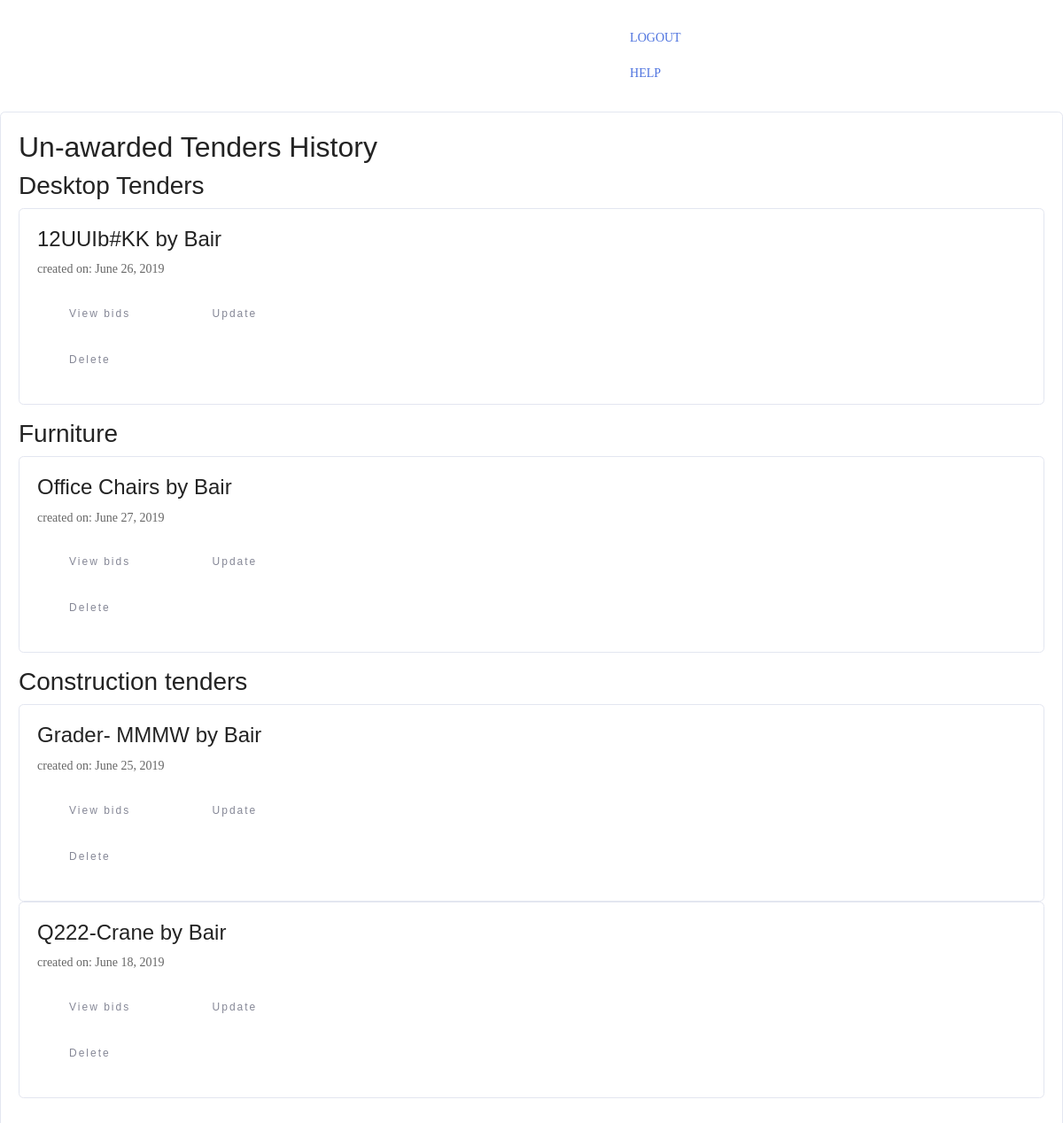
/create/tender_historya/ (signed in), run on the app's committed database.
### create_tender/models.py (models this page shows)
class Desktop_Tender(models.Model):
    user = models.ForeignKey("auth.User", on_delete=models.CASCADE)
    Product = models.CharField(max_length=120)
    Processor = models.CharField(max_length=120)
    Operating_system = models.CharField(max_length=80)
    Memory = models.CharField(max_length=100)
    Storage = models.CharField(max_length=100)
    Graphics = models.CharField(max_length=100)
    tender_award = models.CharField(max_length=10, default="No")
    date_created = models.DateField(auto_now=True)
    Quantity = models.PositiveIntegerField()
    is_active = models.CharField(max_length=10, default='Yes')
    def __str__(self):
        return f"{self.Product} by {self.user.profile.company_name}"
    class Meta:
        ordering = ['-date_created']

class FurnitureTender(models.Model):
    user = models.ForeignKey("auth.User", on_delete=models.CASCADE)
    Product = models.CharField(max_length=100)
    Dimensions = models.CharField(max_length=80)
    Material = models.CharField(max_length=80)
    Color = models.CharField(max_length=80)
    Quantity = models.PositiveIntegerField()
    tender_award = models.CharField(max_length=10, default="No")
    is_active = models.CharField(max_length=10, default='Yes')
    date_created = models.DateField(auto_now=True)
    def __str__(self):
        return f"{self.Product} by {self.user.profile.company_name}"
    class Meta:
        ordering = ['-date_created']

class ConstructionTender(models.Model):
    user = models.ForeignKey("auth.User", on_delete=models.CASCADE)
    Mod = models.CharField(max_length=80)
    Net_power = models.CharField(max_length=80)
    Electric = models.CharField(max_length=80)
    Engine = models.CharField(max_length=80, default="No")
    Operating_weight = models.CharField(max_length=80)
    Certification = models.CharField(max_length=80)
    Quantity = models.PositiveIntegerField()
    tender_award = models.CharField(max_length=10, default="No")
    date_created = models.DateField(auto_now=True)
    is_active = models.CharField(max_length=10, default='Yes')
    def __str__(self):
        return f"{self.Mod} by {self.user.profile.company_name}"
    class Meta:
        ordering = ['-date_created']

### core/models.py (models this page shows, shortened)
class Profile(models.Model):
    user = models.OneToOneField(User, on_delete=models.CASCADE)
    account_type = models.CharField(max_length=500, blank=False)
    company_name = models.CharField(max_length=30, blank=False)
    creationDate = models.DateField(auto_now=True)

### create_tender/views.py (the view)
@login_required
def my_tenders_a(request):
    awarded_tender = AcceptBid.objects.filter(bid_ID__Tender_ID__user=request.user)
    awarded_furn_tender = AcceptFurnBid.objects.filter(bid_ID__Tender_ID__user=request.user)
    awarded_const_tender = AcceptConstBid.objects.filter(bid_ID__Tender_ID__user=request.user)
    my_tender = Desktop_Tender.objects.filter(user=request.user, tender_award__exact="No")
    my_const_tender = ConstructionTender.objects.filter(user=request.user, tender_award__exact="No")
    my_furn_tender = FurnitureTender.objects.filter(user=request.user, tender_award__exact="No")
    context = {
        "acc_bids": awarded_tender,
        'acc_furn': awarded_furn_tender,
        'acc_const': awarded_const_tender,
        'my_tender': my_tender,
        'my_furn': my_const_tender,
        'my_const': my_furn_tender
    }
    return render(request, 'create_tender/tenderHistorya.html', context)

### templates/create_tender/tenderHistorya.html (shortened to what this page needs)
<html lang="en">
<head>
    {% load static %}
    <link href="{% static "create_tender/css/bootstrap.min.css" %}" rel="stylesheet">
    <link href="{% static "create_tender/css/main.css" %}" rel="stylesheet">
    <link href="{% static 'create_tender/vendor/mdi-font/css/material-design-iconic-font.min.css' %}" rel="stylesheet"
          media="all">
    <link rel="stylesheet" href="{% static 'home/assets/bootstrap/css/bootstrap.min.css' %}">
    <link rel="stylesheet" href="{% static 'home/assets/socicon/css/socicon.min.css' %}">
    <link rel="stylesheet" href="{% static 'home/assets/theme/css/style.css' %}">
    <link rel="stylesheet" href="{% static 'home/assets/animate.css/animate.min.css' %}">
</head>
<body>
<nav class="navbar navbar-dropdown bg-color transparent navbar-fixed-top">
    <div class="container">
        <div class="mbr-table">
            <div class="mbr-table-cell">
                <div class="navbar-brand">
                    <a class="mbr-iconfont mbr-iconfont-menu navbar-caption"
                       href="{% url 'buyerHome' %}">HOME</a>
                </div>
            </div>
            <div class="mbr-table-cell" style="padding: 15px">
                <div class="pull-xs-right nav navbar-nav navbar-toggleable-sm"
                     id="exCollapsingNavbar">
                    <a class="nav-link link" href="{% url 'logout' %}">LOGOUT</a>
                </div>
                <div class="pull-xs-right nav navbar-nav navbar-toggleable-sm" style="padding-right: 15px"
                     id="exCollapsingNavbar">
                    <a class="nav-link link" data-toggle="dropdown-submenu" target="_blank"
                       href="{% url 'help' %}">HELP</a>
                </div>
            </div>
        </div>
    </div>
</nav>
<div class="page-wrapper bg-blue p-t-100 p-b-100 font-robo">
    <div class="wrapper wrapper--w680">
        <div class="card card-1">
            <div class="card-body">
                <h2 class="title">Un-awarded Tenders History</h2>
                <h3>Desktop Tenders</h3>
                <ul>
                    {% for tender in my_tender %}
                        <div class="card card-1 card-body">
                            <h4>{{ tender }}</h4>
                            <div class="p-t-10">
                                <p>created on: {{ tender.date_created }}</p>
                                <a class="btn btn--radius btn--green"
                                   href="{% url 'accept_list' tender.id %}">View bids</a>
                                <a class="btn btn--radius btn--green" href="{% url 'tenderEdit' tender.id %}">Update</a>
                                <form method="post" action="{% url 'del_tender' tender.id %}">
                                    <button class="btn btn--radius btn--red" type="submit">Delete</button>
                                </form>
                            </div>
                        </div>
                    {% empty %}
                        <li>No Tenders un-awarded here</li>
                    {% endfor %}
                </ul>
                <h3>Furniture</h3>
                <ul>
                    {% for tender in my_const %}
                        <div class="card card-1 card-body">
                            <h4>{{ tender }}</h4>
                            <div class="p-t-10">
                                <p>created on: {{ tender.date_created }}</p>
                                <a class="btn btn--radius btn--green"
                                   href="{% url 'acceptFurn' tender.id %}">View bids</a>
                                <a class="btn btn--radius btn--green"
                                   href="{% url 'furnEdit' tender.id %}">Update</a>
                                <form method="post" action="{% url 'del_tender' tender.id %}">
                                    <button class="btn btn--radius btn--red" type="submit">Delete</button>
                                </form>
                            </div>
                        </div>
                    {% empty %}
                        <li>No Tenders un-awarded here</li>
                    {% endfor %}
                </ul>
                <h3>Construction tenders</h3>
                <ul>
                    {% for tender in my_furn %}
                        <div class="card card-1 card-body">
                            <h4>{{ tender }}</h4>
                            <div class="p-t-10">
                                <p>created on: {{ tender.date_created }}</p>
                                <a class="btn btn--radius btn--green"
                                   href="{% url 'acceptConst' tender.id %}">View bids</a>
                                <a class="btn btn--radius btn--green" href="{% url 'constEdit' tender.id %}">Update</a>
                                <form method="post" action="{% url 'del_tender' tender.id %}">
                                    <button class="btn btn--radius btn--red" type="submit">Delete</button>
                                </form>
                            </div>
                        </div>
                    {% empty %}
                        <li>No Tenders un-awarded here</li>
                    {% endfor %}
                </ul>
            </div>
        </div>
    </div>
</div>
</body>
</html>

### static/login/css/main.css (style rules this page uses)
* { margin: 0px; padding: 0px; box-sizing: border-box; }
body, html { height: 100%; font-family: Poppins-Regular, sans-serif; }
a { font-family: Poppins-Regular; font-size: 14px; line-height: 1.7; color: #666666; margin: 0px; transition: all 0.4s; -webkit-transition: all 0.4s; -o-transition: all 0.4s; -moz-transition: all 0.4s; }
h1,h2,h3,h4,h5,h6 { margin: 0px; }
p { font-family: Poppins-Regular; font-size: 14px; line-height: 1.7; color: #666666; margin: 0px; }
ul, li { margin: 0px; list-style-type: none; }
button { outline: none !important; border: none; background: transparent; }

### static/home/assets/theme/css/style.css (style rules this page uses)
.container { position: relative; }
.btn { margin-bottom: 0.5rem; }
.btn + .btn { margin-left: 1rem; }
.btn { font-family: 'Montserrat', sans-serif; font-weight: 500; letter-spacing: 2px; padding: 0.75rem 2.1875rem; font-size: 0.75rem; line-height: 1.5; border-radius: 3px; -webkit-transition: all .3s ease-in-out; -moz-transition: all .3s ease-in-out; transition: all .3s ease-in-out; }
body { font-family: 'Raleway', sans-serif; color: #232323; }
h1, h2, h3, h4, h5, h6, .h1, .h2, .h3, .h4, .h5, .h6, .display-1, .display-2, .display-3, .display-4 { font-family: 'Montserrat', sans-serif; word-break: break-word; word-wrap: break-word; }
.mbr-table { display: table; width: 100%; }
.mbr-table-cell { display: table-cell; float: none; padding-bottom: 0; padding-top: 0; position: relative; vertical-align: middle; }
.mbr-iconfont.mbr-iconfont-menu, .mbr-iconfont.mbr-iconfont-ext__menu { font-size: 37px; text-decoration: none; color: #fff; }

### data on the page
Desktop_Tender: Product+user "12UUIb#KK by Bair", date_created "June 26, 2019"
FurnitureTender: Product+user "Office Chairs by Bair", date_created "June 27, 2019"
ConstructionTender: Mod+user "Grader- MMMW by Bair", date_created "June 25, 2019"
ConstructionTender: Mod+user "Q222-Crane by Bair", date_created "June 18, 2019"
